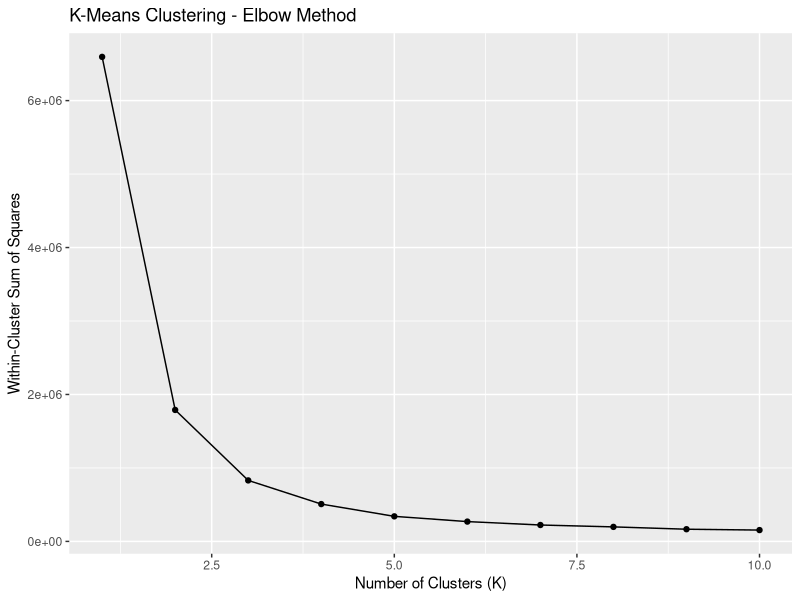

The R script that drew this image: (Note: this script raises an error after producing the figure.)
# Question 3

# Loading required libraries
library(ggplot2)
library(cluster)
# Setting the seed for reproducibility
set.seed(42)

# Create a random dataset with specified ranges for columns
rows <- 500
cols <- 10

# Generate random values for columns 1 to 4 (-10 to 10)
cols_1to4 <- runif(rows * 4, min = -10, max = 10)

# Generate random values for columns 5 to 8 (10 to 20)
cols_5to8 <- runif(rows * 4, min = 10, max = 20)

# Generate random values for columns 9 to 10 (-100 to 100)
cols_9to10 <- runif(rows * 2, min = -100, max = 100)

# Combining all columns into the final dataset
random_dataset <- cbind(cols_1to4, cols_5to8, cols_9to10)

# i)  Applying K-Means clustering
kmeans_results <- lapply(1:10, function(k) {
  kmeans(random_dataset, centers = k)
})

# Extracting total within-cluster sum of squares for each clustering result
k_within <- sapply(kmeans_results, function(x) x$tot.withinss)

# Plotting distance metric graph for K-Means
ggplot(data.frame(K = 1:10, WithinSS = k_within), aes(x = K, y = WithinSS)) +
  geom_line() +
  geom_point() +
  labs(title = "K-Means Clustering - Elbow Method",
       x = "Number of Clusters (K)",
       y = "Within-Cluster Sum of Squares")

# ii) Applying Hierarchical clustering
hierarchical_clusters <- hclust(dist(random_dataset))

# Plotting distance metric graph for Hierarchical clustering 
ggdendrogram(hierarchical_clusters)
